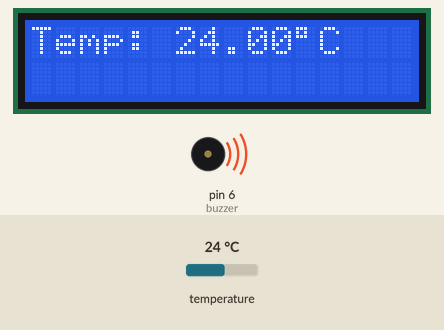
A sketch run on a simulated Arduino Uno, built with avr-gcc and run on an emulated ATmega328P. On the bench: 16×2 character LCD, buzzer (waves = sounding, pin HIGH). The test bench sets the inputs (shaded band); at power-on: temperature 24 °C.

Above: at 3.2 s.
3.3 s: temperature set to 33.7 °C
At 5.6 s:
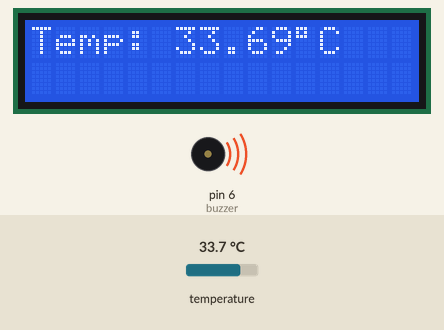
6.1 s: temperature set to 34.9 °C
At 7.4 s:
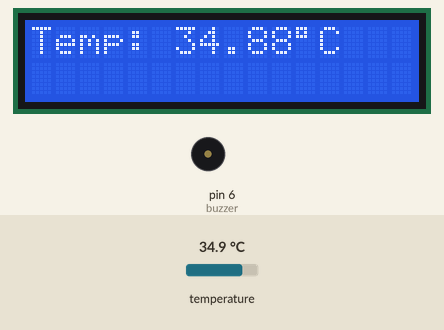
8.6 s: temperature set to 12 °C
At 11.1 s:
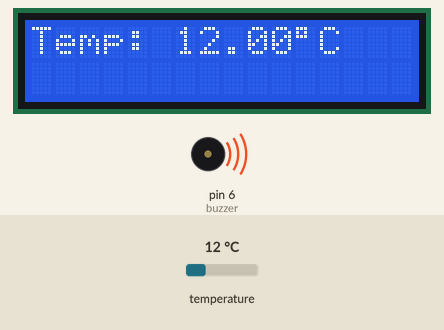
Timing chart, 0 to 12.6 s (numbered marks = the images above; inputs shaded):
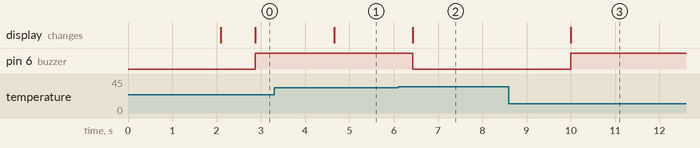

Measured:
- the behaviour switches between 34.4 and 34.5 °C on temperature (found by bisection; images 1 and 2)
- after the input at 3.3 s, the display: changes after 1.4 s (image 1)
- after the input at 6.1 s, pin 6 (buzzer): HIGH → LOW after 0.33 s; the display: changes after 0.33 s (image 2)
- after the input at 8.6 s, pin 6 (buzzer): LOW → HIGH after 1.4 s; the display: changes after 1.4 s (image 3)

The sketch:

temp_control.ino
```cpp
#include <Wire.h>
#include <LiquidCrystal_I2C.h>
#include <OneWire.h>
#include <DallasTemperature.h>

// LCD setup
LiquidCrystal_I2C lcd(0x27, 16, 2);

// DS18B20 setup
#define ONE_WIRE_BUS 2   // Data pin connected to D2
OneWire oneWire(ONE_WIRE_BUS);
DallasTemperature sensors(&oneWire);

// Buzzer
int buzzer = 6;

void setup() {
  lcd.init();
  lcd.backlight();

  sensors.begin();
  pinMode(buzzer, OUTPUT);

  lcd.setCursor(0, 0);
  lcd.print("Temp Monitor");
  delay(2000);
  lcd.clear();
}

void loop() {
  sensors.requestTemperatures();
  float temperature = sensors.getTempCByIndex(0);

  lcd.setCursor(0, 0);
  lcd.print("Temp: ");
  lcd.print(temperature);
  lcd.print((char)223);
  lcd.print("C   ");

  // Buzzer condition
  if (temperature < 34.5 || temperature > 37.5) {
    digitalWrite(buzzer, HIGH);
  } else {
    digitalWrite(buzzer, LOW);
  }

  delay(1000);
}
```
